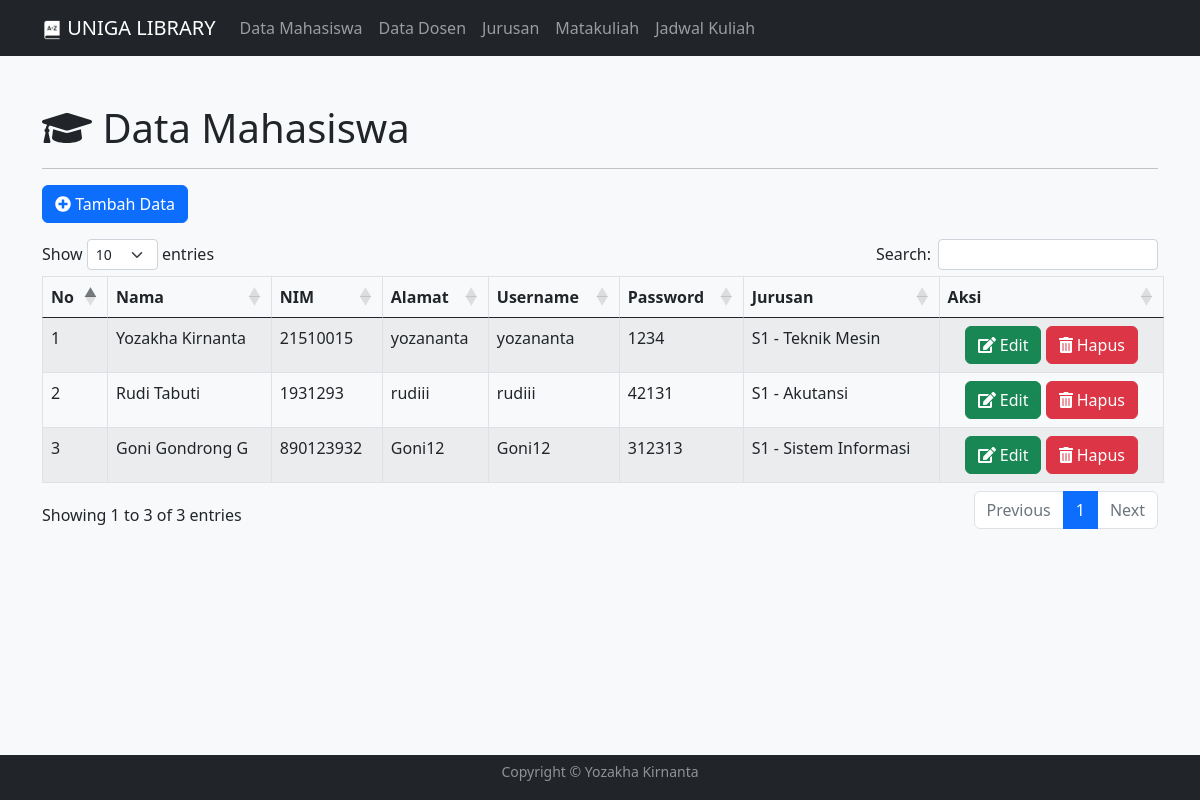
/perpusuniga_21510015/index.php, run on the app's committed database.
### tables this page shows
CREATE TABLE `t_mahasiswa` (
  `id_mahasiswa` int(11) NOT NULL,
  `nama` varchar(25) NOT NULL,
  `nim` int(8) NOT NULL,
  `alamat` varchar(25) NOT NULL,
  `username` char(25) NOT NULL,
  `password` varchar(25) NOT NULL,
  `id_jurusan` int(11) NOT NULL
);

CREATE TABLE `t_jurusan` (
  `id_jurusan` int(11) NOT NULL,
  `nama_jurusan` varchar(30) NOT NULL
);

### perpusuniga_21510015/config/controller.php (called while the page is built, shortened)
<?php
function select($query){
    global $koneksi;
    $result = mysqli_query($koneksi, $query);
    $rows = [];
    while ($row = mysqli_fetch_assoc($result)){
        $rows[] = $row;
    }
    return $rows;
}

### perpusuniga_21510015/index.php (the view)
<?php
include "layout/header.php";
$data_mahasiswa = select("SELECT * FROM t_mahasiswa, t_jurusan WHERE t_mahasiswa.id_jurusan = t_jurusan.id_jurusan ORDER BY id_mahasiswa ASC");
?>
<div class="container mt-5">
    <h1><i class="fas fa-graduation-cap"></i> Data Mahasiswa</h1>
    <hr>
    <a href="tambah-mahasiswa.php" class="btn btn-primary mb-3"><i class="fas fa-plus-circle"></i> Tambah Data</a>
    <table id="table" class="table table-bordered table-striped mt-3">
        <thead>
            <tr>
                <td><b>No</td>
                <td><b>Nama</td>
                <td><b>NIM</td>
                <td><b>Alamat</td>
                <td><b>Username</td>
                <td><b>Password</td>
                <td><b>Jurusan</td>
                <td><b>Aksi</td>
            </tr>
        </thead>
        <tbody>
            <?php $no = 1; ?>
            <?php foreach ($data_mahasiswa as $mahasiswa):   ?>
            <tr>
                <td><?= $no++; ?></td>
                <td><?= $mahasiswa['nama']; ?></td>
                <td><?= $mahasiswa['nim']; ?></td>
                <td><?= $mahasiswa['alamat']; ?></td>
                <td><?= $mahasiswa['username']; ?></td>
                <td><?= $mahasiswa['password']; ?></td>
                <td><?= $mahasiswa['nama_jurusan']; ?></td>
                <td width="20%" class="text-center">
        <a href="ubah-mahasiswa.php?id_mahasiswa=<?= $mahasiswa['id_mahasiswa'];?>" class="btn btn-success"><i class="fas fa-edit"></i> Edit</a>
        <a href="hapus-mahasiswa.php?id_mahasiswa=<?= $mahasiswa['id_mahasiswa'];?>" class="btn btn-danger"><i class="fas fa-trash-alt"></i> Hapus</a>
        </td>
        </tr>
        <?php endforeach; ?>
        </tbody>
        </table>
    </div>
    <?php
include "layout/footer.php";
?>

### perpusuniga_21510015/layout/header.php (style rules this page uses)
:root { --bs-body-bg: #f8f9fa; }

### data on the page
t_mahasiswa: nama "Yozakha Kirnanta", nim "21510015", alamat "yozananta", username "yozananta", password "1234", id_jurusan.nama_jurusan "S1 - Teknik Mesin"
t_mahasiswa: nama "Rudi Tabuti", nim "1931293", alamat "rudiii", username "rudiii", password "42131", id_jurusan.nama_jurusan "S1 - Akutansi"
t_mahasiswa: nama "Goni Gondrong G", nim "890123932", alamat "Goni12", username "Goni12", password "312313", id_jurusan.nama_jurusan "S1 - Sistem Informasi"
